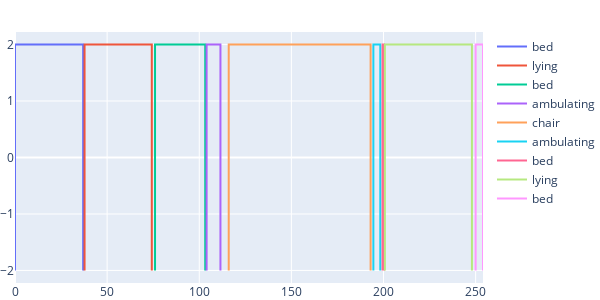

Source (notebook cell):
### Markdown cell above
So now we can plot the sensor data. However, the sensor data is collected for different activities and we would like to indicate the different activities. For this, we will simply plot a rectangle in the background for each activity. Again, we can use the `Scatter` class, and set the `x` and `y` values to the corners of the rectangle:

### Code cell
fig = go.Figure(layout={**layout, 'width': 600})
for _, activity_df in df.groupby('activity_sequence'):
    start = activity_df['time'].min()
    end = activity_df['time'].max()
    name = activity_df['activity_label'].unique()[0]
    fig.add_trace(
        go.Scatter(
            x=[start, start, end, end], 
            y=[-2, 2, 2, -2], # Chosen arbitrarily
            mode='lines', 
            name=name))

fig.show()

### Figure 1 — Plotly figure (JSON) as saved in the notebook; plotly's stock layout.template omitted (floating-point values rounded to 4 significant figures)
{"data": [{"mode": "lines", "name": "bed", "type": "scatter", "x": [0, 0, 37, 37], "y": [-2, 2, 2, -2]}, {"mode": "lines", "name": "lying", "type": "scatter", "x": [37.75, 37.75, 74.25, 74.25], "y": [-2, 2, 2, -2]}, {"mode": "lines", "name": "bed", "type": "scatter", "x": [76, 76, 103.2, 103.2], "y": [-2, 2, 2, -2]}, {"mode": "lines", "name": "ambulating", "type": "scatter", "x": [104, 104, 111.5, 111.5], "y": [-2, 2, 2, -2]}, {"mode": "lines", "name": "chair", "type": "scatter", "x": [116, 116, 193, 193], "y": [-2, 2, 2, -2]}, {"mode": "lines", "name": "ambulating", "type": "scatter", "x": [194.5, 194.5, 198.2, 198.2], "y": [-2, 2, 2, -2]}, {"mode": "lines", "name": "bed", "type": "scatter", "x": [199.5, 199.5, 200.3, 200.3], "y": [-2, 2, 2, -2]}, {"mode": "lines", "name": "lying", "type": "scatter", "x": [200.8, 200.8, 248, 248], "y": [-2, 2, 2, -2]}, {"mode": "lines", "name": "bed", "type": "scatter", "x": [250, 250, 254, 254], "y": [-2, 2, 2, -2]}], "layout": {"height": 300, "margin": {"b": 0, "l": 0, "r": 0, "t": 32}, "width": 600}}
